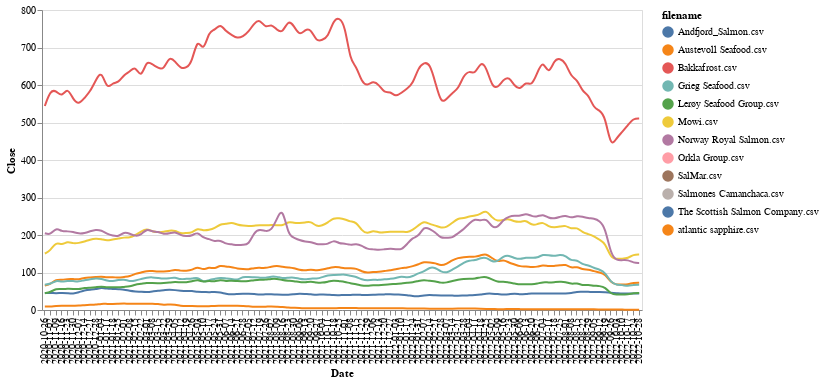

This figure's notebook cell:
### Code cell
import altair as alt
import pandas as pd
import numpy as np

np.random.seed(42)

# Create a selection that chooses the nearest point & selects based on x-value
nearest = alt.selection(type='single', nearest=True, on='mouseover',
                        fields=['Date'], empty='none')



# The basic line
line = alt.Chart(aktie_tidsserie).mark_line(interpolate='basis').encode(
    x='Date:O',
    y='Close:Q',
    color='filename:N'
)

# Transparent selectors across the chart. This is what tells us
# the x-value of the cursor
selectors = alt.Chart(aktie_tidsserie).mark_point().encode(
    x='Date:O',
    opacity=alt.value(0),
).add_selection(
    nearest
)

# Draw points on the line, and highlight based on selection
points = line.mark_point().encode(
    opacity=alt.condition(nearest, alt.value(1), alt.value(0))
)

# Draw text labels near the points, and highlight based on selection
text = line.mark_text(align='left', dx=5, dy=-5).encode(
    text=alt.condition(nearest, 'Close:Q', alt.value(' '))
)

# Draw a rule at the location of the selection
rules = alt.Chart(aktie_tidsserie).mark_rule(color='gray').encode(
    x='Date:O',
).transform_filter(
    nearest
)

# Put the five layers into a chart and bind the data
alt.layer(
    line, selectors, points, rules, text
).properties(
    width=600, height=300
)

### Figure 1 — Vega-Lite specification as saved in the notebook (floating-point values rounded to 4 significant figures; data arrays with more than 128 entries replaced by an {"elided": "..."} marker saying what was removed)
{"config": {"view": {"continuousWidth": 400, "continuousHeight": 300}}, "layer": [{"mark": {"type": "line", "interpolate": "basis"}, "encoding": {"color": {"field": "filename", "type": "nominal"}, "x": {"field": "Date", "type": "ordinal"}, "y": {"field": "Close", "type": "quantitative"}}}, {"mark": "point", "encoding": {"opacity": {"value": 0}, "x": {"field": "Date", "type": "ordinal"}}, "selection": {"selector008": {"type": "single", "nearest": true, "on": "mouseover", "fields": ["Date"], "empty": "none"}}}, {"mark": "point", "encoding": {"color": {"field": "filename", "type": "nominal"}, "opacity": {"condition": {"value": 1, "selection": "selector008"}, "value": 0}, "x": {"field": "Date", "type": "ordinal"}, "y": {"field": "Close", "type": "quantitative"}}}, {"mark": {"type": "rule", "color": "gray"}, "encoding": {"x": {"field": "Date", "type": "ordinal"}}, "transform": [{"filter": {"selection": "selector008"}}]}, {"mark": {"type": "text", "align": "left", "dx": 5, "dy": -5}, "encoding": {"color": {"field": "filename", "type": "nominal"}, "text": {"condition": {"field": "Close", "type": "quantitative", "selection": "selector008"}, "value": " "}, "x": {"field": "Date", "type": "ordinal"}, "y": {"field": "Close", "type": "quantitative"}}}], "data": {"name": "data-bbe6620e615d315d0fabe37c3e34dd3c"}, "height": 300, "width": 600, "$schema": "https://vega.github.io/schema/vega-lite/v4.17.0.json", "datasets": {"data-bbe6620e615d315d0fabe37c3e34dd3c": {"elided": "1272 records"}}}
